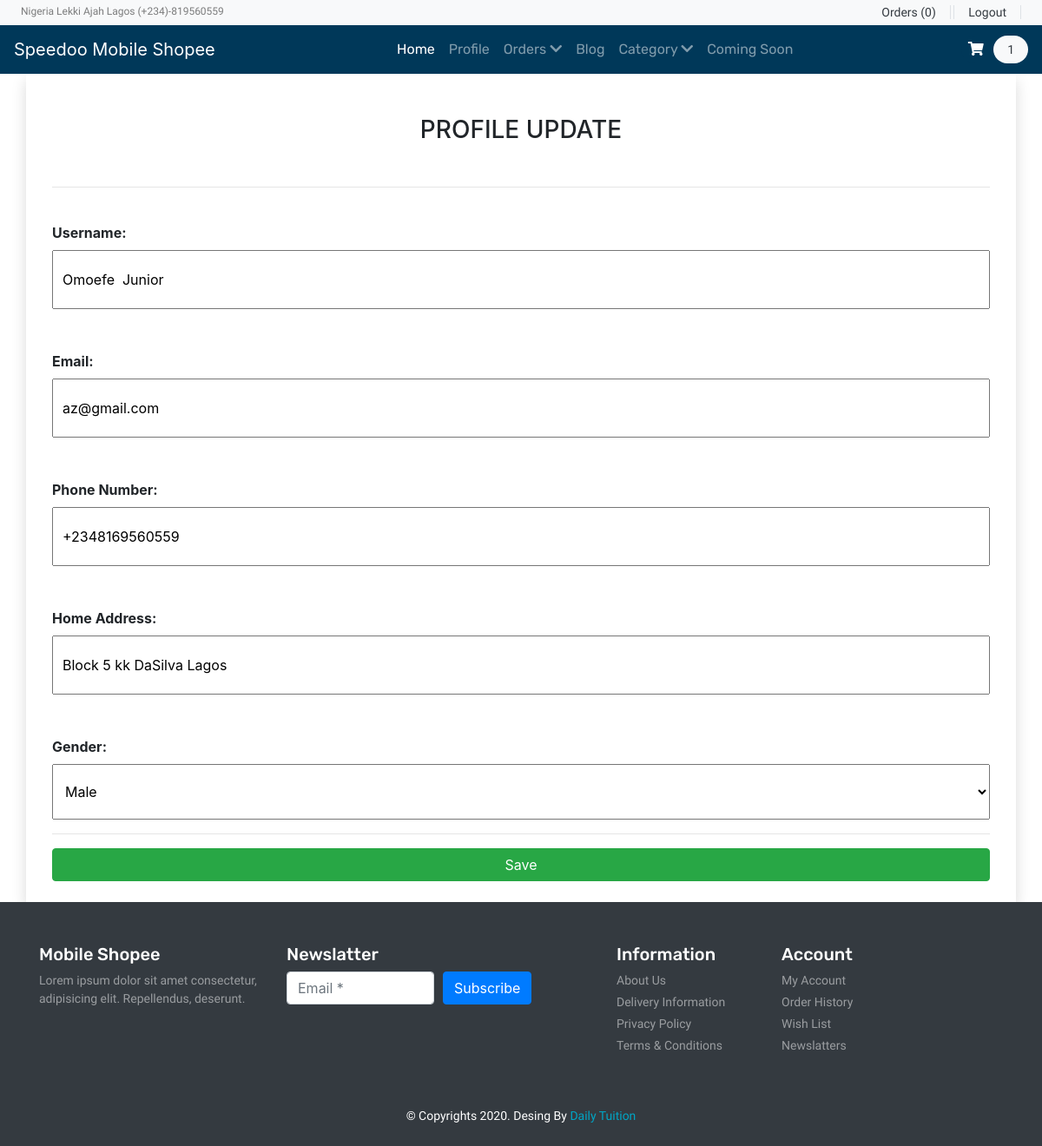
The page /updateprofile/ (signed in) on the database its author committed.
### base/models.py (models this page shows)
class User(AbstractUser):
    CHOICES = (
        ('male', 'Male'),
        ('female', 'Female'),
        ('other', 'Others'),
    )
    email = models.EmailField(unique=True)
    phone = models.CharField(max_length=20)
    username = models.CharField(max_length=200)
    gender = models.CharField(max_length=50, null=True, choices=CHOICES)
    image = models.ImageField(blank=True, null=True, )
    address = models.CharField(max_length=5000, blank=True, null=True, )
    about_me = RichTextUploadingField(blank=True, null=True, )
    USERNAME_FIELD = 'email'
    REQUIRED_FIELDS = ['username']

### base/views.py (the view, shortened to what this page needs)
# urls.py: path('updateprofile/', views.updateprofile, name='updateprofile')
def updateprofile(request):
    list_cart = request.user.cart_set.all().count
    pro = User.objects.get(email=request.user)
    context = {'profile': pro, 'cart_total': list_cart}
    return render(request, 'base/updateprofile.html', context)

### base/templates/base/updateprofile.html (shortened to what this page needs)
{% extends 'base/navbar.html'%}
{% block body%}
          <div class="container  airtime-color shadow">
            <form action="{% url 'base:updateprofile'%}" autocomplete="off" method="post">
              <div class="container">
                <h3 class="text-center pt-5">PROFILE UPDATE</h3><br>
                <hr><br>
                <label ><b>Username:</b></label><br>
                <input type="text" class="w-100" style="padding:20px 10px;" autocomplete="off" placeholder="Enter your Username" name="username" id="username"  value="{{profile.username}}" required><br>
                <label class="pt-5"><b>Email:</b></label><br>
                <input type="email" class="w-100" style="padding:20px 10px;" autocomplete="off" placeholder="Enter your Email Address" name="email" id="email" value="{{profile.email}}"  required><br>
                   <label class="pt-5"><b>Phone Number:</b></label><br>
                <input type="tel" class="w-100" style="padding:20px 10px;" autocomplete="off" placeholder="" name="phone" id="phone"  value="{{profile.phone}}" required><br>
                 <label class="pt-5"><b>Home Address:</b></label><br>
                <input type="text" class="w-100" style="padding:20px 10px;" autocomplete="off" placeholder="" name="address" id="address"  value="{{profile.address}}" required><br>
                 <label class="pt-5"><b>Gender:</b></label><br>
                 <select name="gender" id="e" value="{{profile.gender}}"   class="w-100" style="padding:20px 10px;" required><br>
                            <option value="Male">Male</option>
                 </select><br/>
                <hr>
                <button type="submit" class="w-100 btn btn-success">Save</button>
              </div>
            </form><br/>
          </div>
{%endblock%}

### base/templates/base/navbar.html (shortened to what this page needs)
<!DOCTYPE html>
<html lang="en">
<head>
    {% load static%}
    {% load humanize %}
    <link rel="stylesheet" href="https://stackpath.bootstrapcdn.com/bootstrap/4.4.1/css/bootstrap.min.css">
    <link rel="stylesheet" href="https://cdnjs.cloudflare.com/ajax/libs/OwlCarousel2/2.3.4/assets/owl.carousel.min.css" />
    <link rel="stylesheet" href="https://cdnjs.cloudflare.com/ajax/libs/OwlCarousel2/2.3.4/assets/owl.theme.default.min.css" />
    <link rel="stylesheet" href="https://cdnjs.cloudflare.com/ajax/libs/font-awesome/5.13.0/css/all.min.css" />
    <link rel="stylesheet" href="{% static 'base/css/style.css'%}">
</head>
<body>
        <header id="header">
            <div class="strip d-flex justify-content-between px-4 py-1 bg-light">
                <p class="font-rale font-size-12 text-black-50 m-0">Nigeria Lekki Ajah Lagos (+234)-819560559</p>
                <div class="font-rale font-size-14">
                    <a href="{% url 'base:orders'%}" class="px-3 border-right text-dark">Orders (0)</a>
                      {%  if request.user.is_authenticated %}
                <a href="{% url 'base:logout' %}" class="px-3 border-right border-left text-dark">Logout</a>
                {%else%}
                <a href="{% url 'base:login'%}" class="px-3 border-right border-left text-dark">Login</a>
                {% endif %}
                </div>
            </div>
            <nav class="navbar navbar-expand-lg navbar-dark color-primary-bg">
                <a class="navbar-brand" href="#"> Speedoo Mobile Shopee</a>
                <div class="collapse navbar-collapse" id="navbarNav">
                  <ul class="navbar-nav m-auto font-rubik">
                    <li class="nav-item active">
                      <a class="nav-link" href="{% url 'base:index'%}">Home</a>
                    </li>
                    <li class="nav-item">
                      <a class="nav-link" href="{% url 'base:profile'%}">Profile</a>
                    </li>
                    <li class="nav-item">
                      <a class="nav-link" href="#">Orders <i class="fas fa-chevron-down"></i></a>
                    </li>
                    <li class="nav-item">
                        <a class="nav-link" href="#">Blog</a>
                      </li>
                      <li class="nav-item">
                        <a class="nav-link" href="#">Category <i class="fas fa-chevron-down"></i></a>
                      </li>
                      <li class="nav-item">
                        <a class="nav-link" href="#">Coming Soon</a>
                      </li>
                  </ul>
                  <form action="#" class="font-size-14 font-rale">
                      <a href="{% url 'base:cart' %}" class="py-2 rounded-pill color-primary-bg">
                        <span class="font-size-16 px-2 text-white"><i class="fas fa-shopping-cart"></i></span>
                        <span class="px-3 py-2 rounded-pill text-dark bg-light">{{cart_total}}</span>
                      </a>
                  </form>
                </div>
              </nav>
        </header>
  {%block body%}
  {%endblock%}
        <footer id="footer" class="bg-dark text-white py-5">
          <div class="container">
            <div class="row">
              <div class="col-lg-3 col-12">
                <h4 class="font-rubik font-size-20">Mobile Shopee</h4>
                <p class="font-size-14 font-rale text-white-50">Lorem ipsum dolor sit amet consectetur, adipisicing elit. Repellendus, deserunt.</p>
              </div>
              <div class="col-lg-4 col-12">
                <h4 class="font-rubik font-size-20">Newslatter</h4>
                <form class="form-row">
                  <div class="col">
                    <input type="text" class="form-control" placeholder="Email *">
                  </div>
                  <div class="col">
                    <button type="submit" class="btn btn-primary mb-2">Subscribe</button>
                  </div>
                </form>
              </div>
              <div class="col-lg-2 col-12">
                <h4 class="font-rubik font-size-20">Information</h4>
                <div class="d-flex flex-column flex-wrap">
                  <a href="#" class="font-rale font-size-14 text-white-50 pb-1">About Us</a>
                  <a href="#" class="font-rale font-size-14 text-white-50 pb-1">Delivery Information</a>
                  <a href="#" class="font-rale font-size-14 text-white-50 pb-1">Privacy Policy</a>
                  <a href="#" class="font-rale font-size-14 text-white-50 pb-1">Terms & Conditions</a>
                </div>
              </div>
              <div class="col-lg-2 col-12">
                <h4 class="font-rubik font-size-20">Account</h4>
                <div class="d-flex flex-column flex-wrap">
                  <a href="#" class="font-rale font-size-14 text-white-50 pb-1">My Account</a>
                  <a href="#" class="font-rale font-size-14 text-white-50 pb-1">Order History</a>
                  <a href="#" class="font-rale font-size-14 text-white-50 pb-1">Wish List</a>
                  <a href="#" class="font-rale font-size-14 text-white-50 pb-1">Newslatters</a>
                </div>
              </div>
            </div>
          </div>
        </footer>
        <div class="copyright text-center bg-dark text-white py-2">
          <p class="font-rale font-size-14">&copy; Copyrights 2020. Desing By <a href="#" class="color-second">Daily Tuition</a></p>
        </div>
</body>
</html>
</body>
</html>

### base/static/base/css/style.css (style rules this page uses)
button, button:focus { outline: none !important; box-shadow: none !important; }
.font-rale { font-family: "Raleway", cursive; }
.font-rubik { font-family: "Rubik", cursive; }
.font-size-12 { font-size: 12px; }
.font-size-14 { font-size: 14px; }
.font-size-16 { font-size: 16px; }
.font-size-20 { font-size: 20px; }
.color-primary-bg { background: #003859; }
.color-second { color: #00A5C4; }

### rows shown on the page
User: id "1", username "Omoefe Junior", email "az@gmail.com", phone "+2348169560559", address "Block 5 kk DaSilva Lagos", gender "Male"
